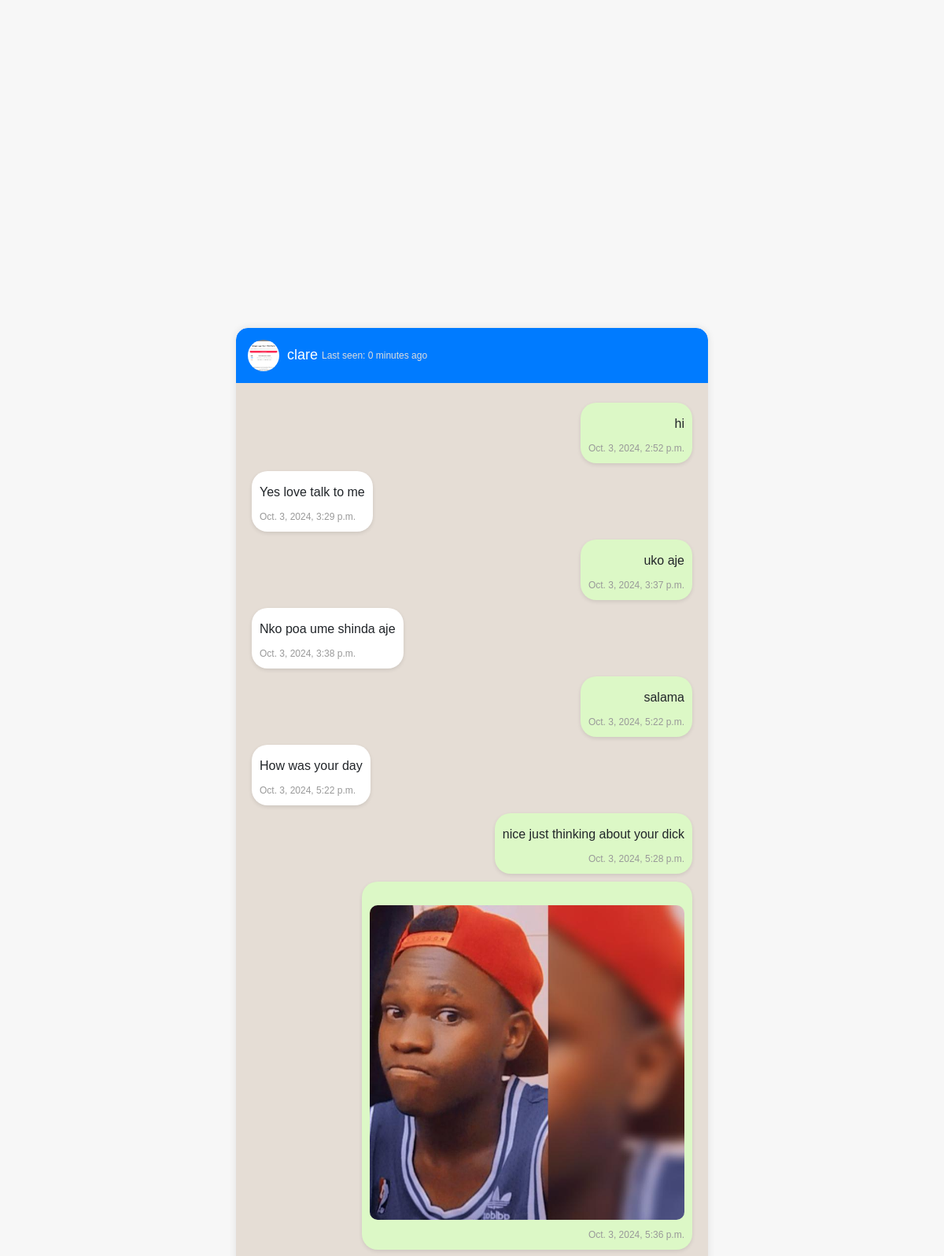
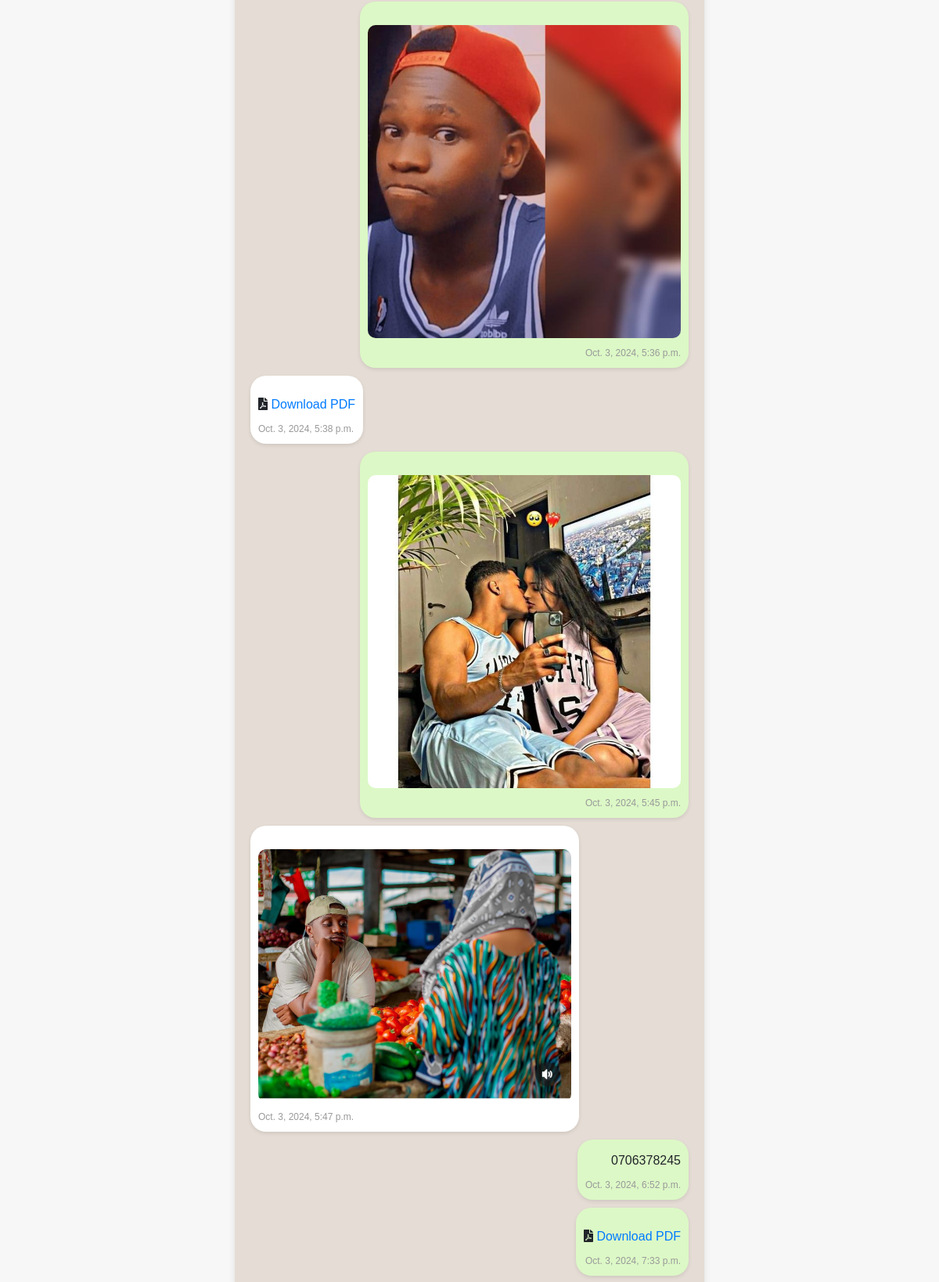
The page /messages/clare/ (signed in, upper part) on the database its author committed (2 pictures, top to bottom).
### blog/models.py (models this page shows, shortened)
class Profile(models.Model):
    user = models.OneToOneField(User, on_delete=models.CASCADE)
    bio = models.TextField(blank=True)
    email=models.CharField(max_length=50)
    phone=models.CharField(max_length=50 , blank=True)
    about=models.CharField(max_length=150)
    profile_pic = models.ImageField(upload_to='profile_pics/', default='default.png')
    followers = models.ManyToManyField(User, related_name='following_profiles', blank=True)
    following = models.ManyToManyField(User, related_name='followers_profiles', blank=True)

class Message(models.Model):
    sender = models.ForeignKey(User, related_name='sent_messages', on_delete=models.CASCADE)
    receiver = models.ForeignKey(User, related_name='received_messages', on_delete=models.CASCADE)
    content = models.TextField(blank=True, null=True)
    timestamp = models.DateTimeField(auto_now_add=True)
    is_read = models.BooleanField(default=False)
    photo = models.ImageField(upload_to='photos/', blank=True, null=True)
    pdf = models.FileField(upload_to='pdfs/', blank=True, null=True)

### blog/views.py (the view)
# urls.py: path('messages/<str:username>/', views.send_message, name='message_thread'),
@login_required
def send_message(request, username):
    receiver = get_object_or_404(User, username=username)
    request.session['last_seen'] = timezone.now().isoformat()  # Store as ISO format string
    if request.method == 'POST':
        form = MessageForm(request.POST, request.FILES)  # Handle file uploads
        if form.is_valid():
            message = form.save(commit=False)
            message.sender = request.user
            message.receiver = receiver
            message.save()
            return redirect('message_thread', username=username)
    else:
        form = MessageForm()
    messages = Message.objects.filter(
        sender=request.user, receiver=receiver
    ) | Message.objects.filter(
        sender=receiver, receiver=request.user
    )
    messages = messages.order_by('timestamp')
    last_seen_str = request.session.get('last_seen')  # Retrieve the string
    last_seen = datetime.datetime.fromisoformat(last_seen_str) if last_seen_str else None  # Convert back to datetime
    return render(request, 'message_thread.html', {
        'receiver': receiver,
        'messages': messages,
        'last_seen': last_seen,  # Pass the datetime object
        'form': form,  # Pass the form to the template
    })

### templates/message_thread.html (shortened to what this page needs)
<!DOCTYPE html>
<html lang="en">
<head>
    <link rel="stylesheet" href="https://stackpath.bootstrapcdn.com/bootstrap/4.5.2/css/bootstrap.min.css">
    <link rel="stylesheet" href="https://cdnjs.cloudflare.com/ajax/libs/font-awesome/5.15.1/css/all.min.css">
</head>
<body>
<div class="chat-container">
    <div class="chat-header">
        <img src="{{ receiver.profile.profile_pic.url }}" alt="{{ receiver.username }}'s Profile Picture">
        <h3>{{ receiver.username }}</h3>
        {% if last_seen %}
            <span class="last-seen">
                Last seen: {{ last_seen|timesince }} ago
            </span>
        {% else %}
            <span class="last-seen">Offline</span>
        {% endif %}
    </div>
    <div class="messages">
        {% for message in messages %}
            <div class="message {% if message.sender == request.user %}sent{% else %}received{% endif %}">
                <p>{{ message.content }}</p>
                {% if message.photo %}
                    <p>
                        <img src="{{ message.photo.url }}" alt="Photo" style="max-width: 100%; border-radius: 10px; margin-top: 5px;">
                    </p>
                {% endif %}
                {% if message.pdf %}
                    <p>
                        <i class="fas fa-file-pdf" title="PDF"></i>
                        <a href="{{ message.pdf.url }}" target="_blank">Download PDF</a>
                    </p>
                {% endif %}
                <small>{{ message.timestamp }}</small>
            </div>
        {% endfor %}
    </div>
</div>
</body>
</html>

### templates/message_thread.html (style rules this page uses)
body { font-family: 'Arial', sans-serif; background-color: #f7f7f7; margin: 0; padding: 0; display: flex; justify-content: center; align-items: center; height: 100vh; }
.chat-container { background-color: #fff; border-radius: 15px; box-shadow: 0 0 10px rgba(0, 0, 0, 0.1); width: 100%; max-width: 600px; display: flex; flex-direction: column; height: 80vh; overflow: hidden; }
.chat-header { background-color: #007bff; color: white; display: flex; align-items: center; padding: 15px; border-top-left-radius: 15px; border-top-right-radius: 15px; }
.chat-header img { width: 40px; height: 40px; border-radius: 50%; margin-right: 10px; }
.chat-header h3 { margin: 0; font-size: 18px; }
.last-seen { font-size: 12px; color: #ddd; margin-left: 5px; }
.messages { flex-grow: 1; overflow-y: auto; padding: 20px; display: flex; flex-direction: column; background-color: #e5ddd5; }
.message { padding: 10px; margin: 5px 0; border-radius: 20px; max-width: 75%; word-wrap: break-word; position: relative; font-size: 16px; }
.message.sent { background-color: #dcf8c6; align-self: flex-end; text-align: right; box-shadow: 0px 2px 5px rgba(0, 0, 0, 0.1); }
.message.received { background-color: #fff; align-self: flex-start; text-align: left; box-shadow: 0px 2px 5px rgba(0, 0, 0, 0.1); }
.message p { margin: 0; padding: 5px 0; }
.message small { display: block; font-size: 12px; color: #999; margin-top: 5px; }

### rows shown on the page
Message: content "hi", timestamp "Oct. 3, 2024, 2:52 p.m."
Message: content "Yes love talk to me", timestamp "Oct. 3, 2024, 3:29 p.m."
Message: content "uko aje", timestamp "Oct. 3, 2024, 3:37 p.m."
Message: content "Nko poa ume shinda aje", timestamp "Oct. 3, 2024, 3:38 p.m."
Message: content "salama", timestamp "Oct. 3, 2024, 5:22 p.m."
Message: content "How was your day", timestamp "Oct. 3, 2024, 5:22 p.m."
Message: content "nice just thinking about your dick", timestamp "Oct. 3, 2024, 5:28 p.m."
Message: photo (picture), timestamp "Oct. 3, 2024, 5:36 p.m."
Message: photo (picture), timestamp "Oct. 3, 2024, 5:36 p.m."
Message: timestamp "Oct. 3, 2024, 5:38 p.m."
Message: photo (picture), timestamp "Oct. 3, 2024, 5:45 p.m."
Message: photo (picture), timestamp "Oct. 3, 2024, 5:47 p.m."
Message: content "0706378245", timestamp "Oct. 3, 2024, 6:52 p.m."
Message: timestamp "Oct. 3, 2024, 7:33 p.m."

### other values the page prints
{{ receiver.username }} "clare"
{{ last_seen|timesince }} "0 minutes"
